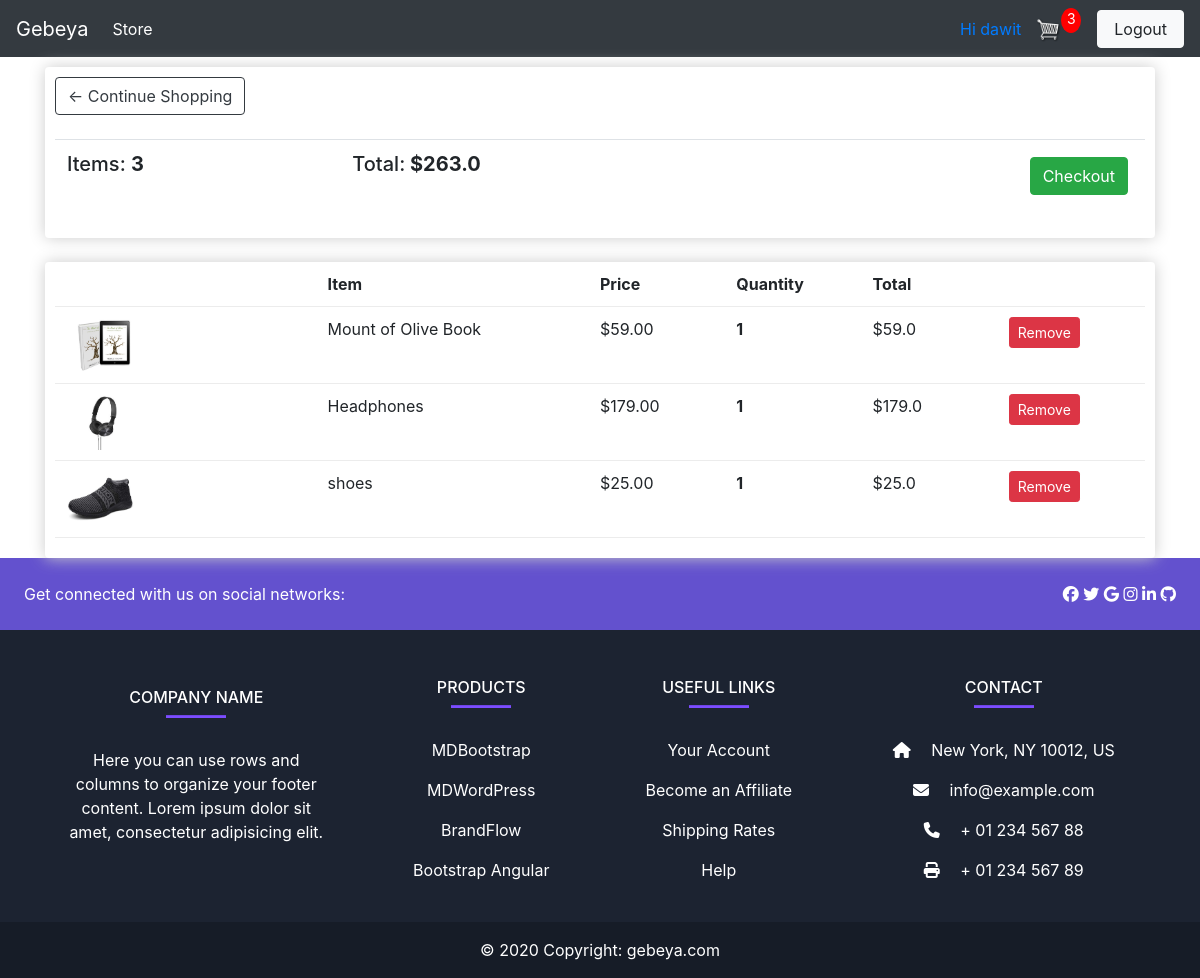
The app's page /cart/ (signed in) with its own data.
### store/models.py (models this page shows, shortened)
class Order(models.Model):
	customer = models.ForeignKey(User, on_delete=models.SET_NULL, null=True, blank=True)
	date_ordered = models.DateTimeField(auto_now_add=True)
	complete = models.BooleanField(default=False)
	transaction_id = models.CharField(max_length=100, null=True)
	def get_cart_total(self):
		orderitems = self.orderitem_set.all()
		total = sum([item.get_total for item in orderitems])
		return total
	def get_cart_items(self):
		orderitems = self.orderitem_set.all()
		total = sum([item.quantity for item in orderitems])
		return total

class OrderItem(models.Model):
	product = models.ForeignKey(Product, on_delete=models.SET_NULL, null=True)
	order = models.ForeignKey(Order, on_delete=models.SET_NULL, null=True)
	quantity = models.IntegerField(default=1, null=True, blank=True)
	date_added = models.DateTimeField(auto_now_add=True)
	@property
	def get_total(self):
		total = self.product.price * self.quantity
		return total

class Product(models.Model):
	name = models.CharField(max_length=200)
	price = models.FloatField()
	digital = models.BooleanField(default=False,null=True, blank=True)
	image = models.ImageField(null=True, blank=True)
	description = models.TextField(null=True)
	@property
	def imageURL(self):
		try:
			url = self.image.url
		except:
			url = ''
		return url

### store/views.py (the view)
# urls.py: path('cart/', views.cart, name='cart'),
def cart(request):
    if request.user.is_authenticated:
        customer = request.user
        order, create = Order.objects.get_or_create(customer = customer, complete = False)
        items = order.orderitem_set.all()
        cartItems = order.get_cart_items
    else:
        items = []
        order = {'get_cart_total' : 0, 'get_cart_items' : 0}
        cartItems = order['get_cart_items']
    context = {'items' : items, 'order' : order, 'cartItems' : cartItems}
    return render(request, 'store/cart.html', context)

### store/templates/store/cart.html
{% extends 'store/main.html' %}
{% load static %}
{% block content %}
	<div class="row">
		<div class="col-lg-12">
			<div class="box-element">
				<a  class="btn btn-outline-dark" href="{% url 'store' %}">&#x2190; Continue Shopping</a>
				<br>
				<br>
				<table class="table">
					<tr>
						<th><h5>Items: <strong>{{ order.get_cart_items}}</strong></h5></th>
						<th><h5>Total:<strong> ${{ order.get_cart_total}}</strong></h5></th>
						<th>
							<a  style="float:right; margin:5px;" class="btn btn-success" href="{% url 'checkout' %}">Checkout</a>
						</th>
					</tr>
				</table>
			</div>
			<br>
			<div class="box-element">
				<div class="cart-row">
					<div style="flex:2"></div>
					<div style="flex:2"><strong>Item</strong></div>
					<div style="flex:1"><strong>Price</strong></div>
					<div style="flex:1"><strong>Quantity</strong></div>
					<div style="flex:1"><strong>Total</strong></div>
					<div style="flex:1"><strong></strong></div>
				</div>
				{% for item in items %}
				<div class="cart-row">
					<div style="flex:2"><img class="row-image" src="{{ item.product.imageURL }}"></div>
					<div style="flex:2"><p>{{ item.product.name }}</p></div>
					<div style="flex:1"><p>${{item.product.price|floatformat:2 }}</p></div>
					<div style="flex:1"> <p class="quantity">{{ item.quantity }}</p> </div>
					<div style="flex:1"><p>${{ item.get_total }}</p></div>
					<div style="flex:1"><a href="{% url 'remove' item.id %}" class="btn btn-primary btn-sm btn-danger">Remove</a></div>
				</div>
				{% endfor %}
			</div>
		</div>
	</div>
{% endblock content %}

### store/templates/store/main.html (shortened to what this page needs)
{% load static %}
<!DOCTYPE html>
<html lang="en">
<head>
    <link rel="stylesheet" href="https://stackpath.bootstrapcdn.com/bootstrap/4.4.1/css/bootstrap.min.css">
    <link rel="stylesheet" href="{% static 'css/main.css' %}">
    <link href="//maxcdn.bootstrapcdn.com/bootstrap/4.0.0/css/bootstrap.min.css" rel="stylesheet" id="bootstrap-css">
    <link href="https://maxcdn.bootstrapcdn.com/font-awesome/4.7.0/css/font-awesome.min.css" rel="stylesheet">
</head>
<body>
    <header>
        <nav class="navbar navbar-expand-lg navbar-dark bg-dark">
            <a class="navbar-brand" href="{% url 'store' %}">Gebeya</a>
            <div class="collapse navbar-collapse" id="navbarSupportedContent">
              <ul class="navbar-nav mr-auto">
                <li class="nav-item active">
                  <a class="nav-link" href="{% url 'store' %}">Store<span class="sr-only">(current)</span></a>
                </li>
              </ul>
              <div class="form-inline my-2 my-lg-0">
                {% if request.user.is_authenticated %}
                <a href="">Hi {{ request.user }}</a>
                <a href="{% url 'cart' %}">
                   <img  id="cart-icon" src="{% static 'images/cart.png' %}">
               </a>
               <p id="cart-total">  {{ cartItems }} </p>
               <a href="{% url 'logout-form' %}" type="button" class="btn btn-light px-3 ml-3">Logout</a>
               {% else %}
               <a href="{% url 'login-form' %}"class="btn btn-warning px-3 ml-3">Login</a>
               <a href="{% url 'register' %}" type="button" class="btn btn-light px-3 ml-3">Sign up</a>
                {% endif %}
           </div>
            </div>
          </nav>
    </header>
    <div class="container">
        {% block content%}
        {% endblock content%}
    </div>
  <footer
          class="text-center text-lg-start text-white"
          style="background-color: #1c2331"
          >
    <section
             class="d-flex justify-content-between p-4"
             style="background-color: #6351ce"
             >
      <div class="me-5">
        <span>Get connected with us on social networks:</span>
      </div>
      <div>
        <a href="" class="text-white me-4">
          <i class="fab fa-facebook-f"></i>
        </a>
        <a href="" class="text-white me-4">
          <i class="fab fa-twitter"></i>
        </a>
        <a href="" class="text-white me-4">
          <i class="fab fa-google"></i>
        </a>
        <a href="" class="text-white me-4">
          <i class="fab fa-instagram"></i>
        </a>
        <a href="" class="text-white me-4">
          <i class="fab fa-linkedin"></i>
        </a>
        <a href="" class="text-white me-4">
          <i class="fab fa-github"></i>
        </a>
      </div>
    </section>
    <section class="">
      <div class="container text-center text-md-start mt-5">
        <div class="row mt-3">
          <div class="col-md-3 col-lg-4 col-xl-3 mx-auto mb-4">
            <h6 class="text-uppercase fw-bold">Company name</h6>
            <hr
                class="mb-4 mt-0 d-inline-block mx-auto"
                style="width: 60px; background-color: #7c4dff; height: 2px"
                />
            <p>
              Here you can use rows and columns to organize your footer
              content. Lorem ipsum dolor sit amet, consectetur adipisicing
              elit.
            </p>
          </div>
          <div class="col-md-2 col-lg-2 col-xl-2 mx-auto mb-4">
            <h6 class="text-uppercase fw-bold">Products</h6>
            <hr
                class="mb-4 mt-0 d-inline-block mx-auto"
                style="width: 60px; background-color: #7c4dff; height: 2px"
                />
            <p>
              <a href="#!" class="text-white">MDBootstrap</a>
            </p>
            <p>
              <a href="#!" class="text-white">MDWordPress</a>
            </p>
            <p>
              <a href="#!" class="text-white">BrandFlow</a>
            </p>
            <p>
              <a href="#!" class="text-white">Bootstrap Angular</a>
            </p>
          </div>
          <div class="col-md-3 col-lg-2 col-xl-2 mx-auto mb-4">
            <h6 class="text-uppercase fw-bold">Useful links</h6>
            <hr
                class="mb-4 mt-0 d-inline-block mx-auto"
                style="width: 60px; background-color: #7c4dff; height: 2px"
                />
            <p>
              <a href="#!" class="text-white">Your Account</a>
            </p>
            <p>
              <a href="#!" class="text-white">Become an Affiliate</a>
            </p>
            <p>
              <a href="#!" class="text-white">Shipping Rates</a>
            </p>
            <p>
              <a href="#!" class="text-white">Help</a>
            </p>
          </div>
          <div class="col-md-4 col-lg-3 col-xl-3 mx-auto mb-md-0 mb-4">
            <h6 class="text-uppercase fw-bold">Contact</h6>
            <hr
                class="mb-4 mt-0 d-inline-block mx-auto"
                style="width: 60px; background-color: #7c4dff; height: 2px"
                />
            <p><i class="fas fa-home mr-3"></i> New York, NY 10012, US</p>
            <p><i class="fas fa-envelope mr-3"></i> info@example.com</p>
            <p><i class="fas fa-phone mr-3"></i> + 01 234 567 88</p>
            <p><i class="fas fa-print mr-3"></i> + 01 234 567 89</p>
          </div>
        </div>
      </div>
    </section>
    <div
         class="text-center p-3"
         style="background-color: rgba(0, 0, 0, 0.2)"
         >
      © 2020 Copyright:
      <a class="text-white" href="https://mdbootstrap.com/"
         >gebeya.com</a
        >
    </div>
  </footer>
</body>
</html>

### static/css/main.css (style rules this page uses)
body { background-color: hsl(0, 0%, 98%); }
h1,h2,h3,h4,h5,h6 { color:hsl(0, 0%, 30%); }
.box-element { box-shadow:hsl(0, 0%, 80%) 0 0 16px; background-color: #fff; border-radius: 4px; padding: 10px; }
.bg-dark { background-color: #4f868c!important; }
#cart-icon { width:25px; display: inline-block; margin-left: 15px; }
#cart-total { display: block; text-align: center; color:#fff; background-color: red; width: 20px; height: 25px; border-radius: 50%; font-size: 14px; }
.col-lg-4, .col-lg-6, .col-lg-8, .col-lg-12 { margin-top: 10px; }
.btn { border-radius: 0; }
.row-image { width: 100px; }
.cart-row { display: flex; align-items: flex-stretch; padding-bottom: 10px; margin-bottom: 10px; border-bottom: 1px solid #ececec; }
.quantity { display: inline-block; font-weight: 700; padding-right:10px; }

### records on screen
Order: id.quantity "3", get_cart_items "3", get_cart_total "263.0"
OrderItem: product.imageURL (picture), product.name "Mount of Olive Book", product.price "59.00", quantity "1", get_total "59.0"
OrderItem: product.imageURL (picture), product.name "Headphones", product.price "179.00", quantity "1", get_total "179.0"
OrderItem: product.imageURL (picture), product.name "shoes", product.price "25.00", quantity "1", get_total "25.0"

### other values on screen
{{ request.user }} "dawit"
